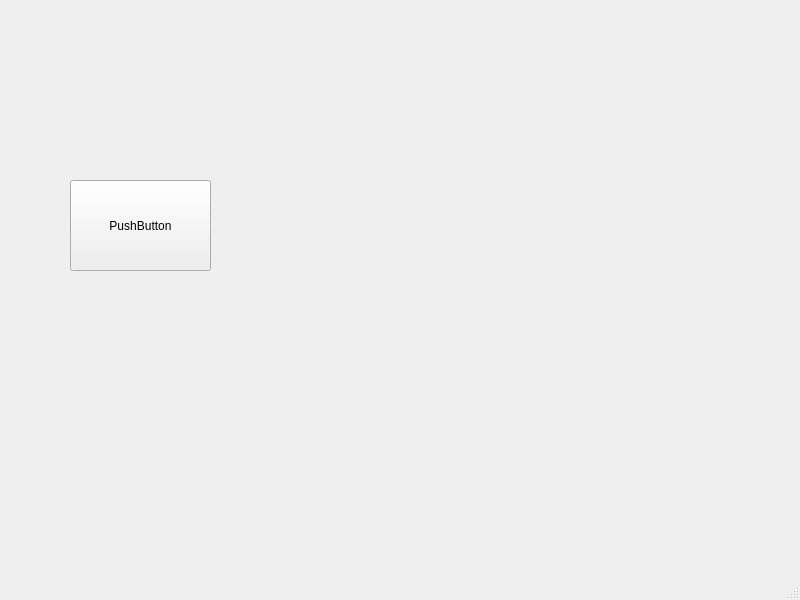
<?xml version="1.0" encoding="UTF-8"?>
<ui version="4.0">
 <class>SimpleWindowClass</class>
 <widget class="QMainWindow" name="SimpleWindowClass">
  <property name="geometry">
   <rect>
    <x>0</x>
    <y>0</y>
    <width>800</width>
    <height>600</height>
   </rect>
  </property>
  <property name="windowTitle">
   <string>MainWindow</string>
  </property>
  <widget class="QWidget" name="centralwidget">
   <widget class="QPushButton" name="pushButton">
    <property name="geometry">
     <rect>
      <x>70</x>
      <y>180</y>
      <width>141</width>
      <height>91</height>
     </rect>
    </property>
    <property name="text">
     <string>PushButton</string>
    </property>
   </widget>
  </widget>
  <widget class="QMenuBar" name="menubar">
   <property name="geometry">
    <rect>
     <x>0</x>
     <y>0</y>
     <width>800</width>
     <height>21</height>
    </rect>
   </property>
  </widget>
  <widget class="QStatusBar" name="statusbar"/>
 </widget>
 <resources/>
 <connections/>
</ui>
